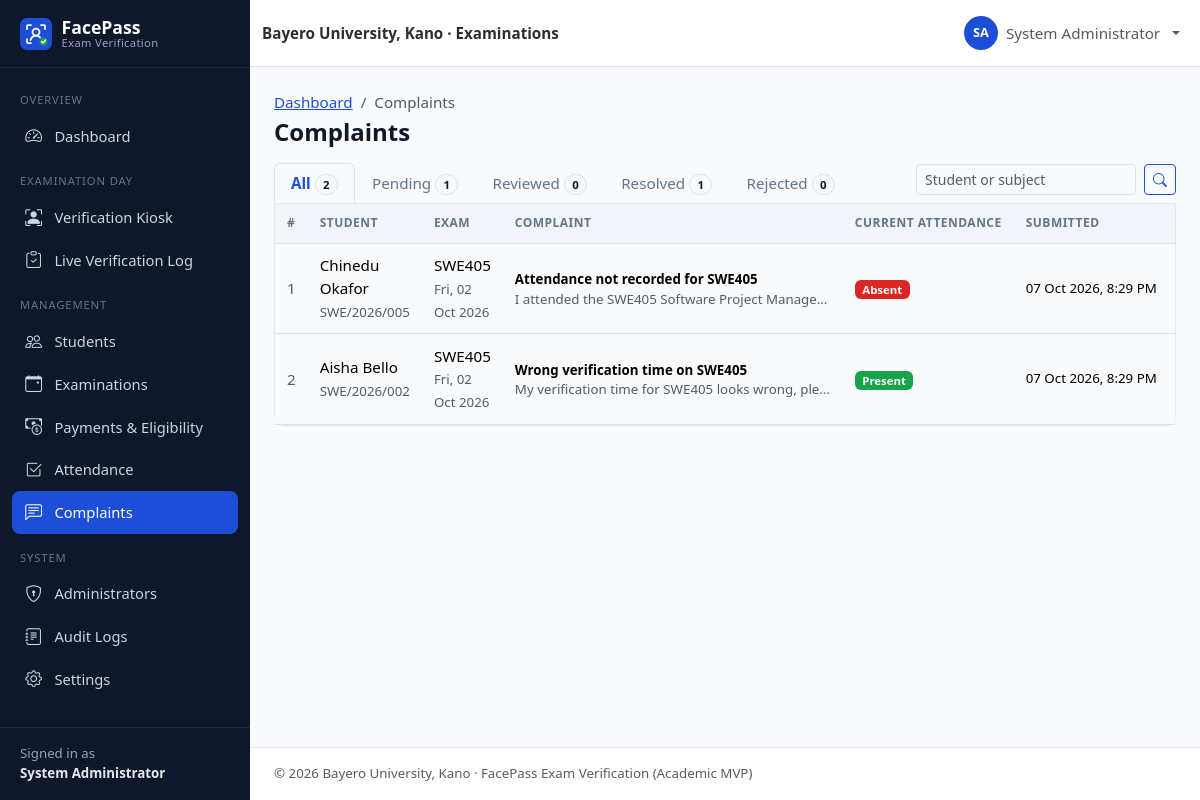
/admin/complaints.php (signed in), run on the app's committed database.
### tables this page shows
CREATE TABLE users (
    id               INT UNSIGNED NOT NULL AUTO_INCREMENT,
    student_id       VARCHAR(30)  NULL,                 
    first_name       VARCHAR(60)  NOT NULL,
    last_name        VARCHAR(60)  NOT NULL,
    email            VARCHAR(120) NOT NULL,
    phone            VARCHAR(20)  NULL,
    password         VARCHAR(255) NOT NULL,             
    role             ENUM('admin','student') NOT NULL DEFAULT 'student',
    department       VARCHAR(100) NULL,
    level            VARCHAR(10)  NULL,                 
    faculty          VARCHAR(100) NULL,
    face_registered  TINYINT(1)   NOT NULL DEFAULT 0,
    account_status   ENUM('active','inactive','suspended') NOT NULL DEFAULT 'active',
    created_at       TIMESTAMP    NOT NULL DEFAULT CURRENT_TIMESTAMP,
    updated_at       TIMESTAMP    NOT NULL DEFAULT CURRENT_TIMESTAMP ON UPDATE CURRENT_TIMESTAMP,
    PRIMARY KEY (id),
    UNIQUE KEY uq_users_student_id (student_id),
    UNIQUE KEY uq_users_email (email),
    KEY idx_users_role (role),
    KEY idx_users_dept_level (department, level),
    KEY idx_users_status (account_status)
);

CREATE TABLE complaints (
    id              INT UNSIGNED NOT NULL AUTO_INCREMENT,
    student_id      INT UNSIGNED NOT NULL,              
    exam_id         INT UNSIGNED NULL,                  
    subject         VARCHAR(150) NOT NULL,
    description     TEXT         NOT NULL,
    status          ENUM('pending','reviewed','resolved','rejected') NOT NULL DEFAULT 'pending',
    admin_response  TEXT         NULL,
    created_at      TIMESTAMP    NOT NULL DEFAULT CURRENT_TIMESTAMP,
    updated_at      TIMESTAMP    NOT NULL DEFAULT CURRENT_TIMESTAMP ON UPDATE CURRENT_TIMESTAMP,
    PRIMARY KEY (id),
    KEY idx_complaints_student (student_id),
    KEY idx_complaints_status (status),
    CONSTRAINT fk_complaints_student FOREIGN KEY (student_id)
        REFERENCES users (id) ON DELETE CASCADE ON UPDATE CASCADE,
    CONSTRAINT fk_complaints_exam FOREIGN KEY (exam_id)
        REFERENCES examinations (id) ON DELETE SET NULL ON UPDATE CASCADE
);

CREATE TABLE examinations (
    id            INT UNSIGNED NOT NULL AUTO_INCREMENT,
    course_code   VARCHAR(20)  NOT NULL,
    course_title  VARCHAR(150) NOT NULL,
    department    VARCHAR(100) NOT NULL,
    level         VARCHAR(10)  NOT NULL,
    exam_date     DATE         NOT NULL,
    start_time    TIME         NOT NULL,
    end_time      TIME         NOT NULL,
    venue         VARCHAR(120) NOT NULL,
    status        ENUM('scheduled','ongoing','completed','cancelled') NOT NULL DEFAULT 'scheduled',
    created_at    TIMESTAMP    NOT NULL DEFAULT CURRENT_TIMESTAMP,
    updated_at    TIMESTAMP    NOT NULL DEFAULT CURRENT_TIMESTAMP ON UPDATE CURRENT_TIMESTAMP,
    PRIMARY KEY (id),
    KEY idx_exams_date (exam_date),
    KEY idx_exams_status (status),
    KEY idx_exams_dept_level (department, level)
);

### config/database.php (called while the page is built, shortened)
<?php
function db(): PDO
{
    static $pdo = null;
    if ($pdo === null) {
        $dsn = sprintf(
            'mysql:host=%s;port=%s;dbname=%s;charset=utf8mb4',
            DB_HOST,
            DB_PORT,
            DB_NAME
        );
        $pdo = new PDO($dsn, DB_USER, DB_PASS, [
            PDO::ATTR_ERRMODE            => PDO::ERRMODE_EXCEPTION,
            PDO::ATTR_DEFAULT_FETCH_MODE => PDO::FETCH_ASSOC,
            PDO::ATTR_EMULATE_PREPARES   => false,
        ]);
        $offset = (new DateTime('now', new DateTimeZone(APP_TIMEZONE)))->format('P');
        $stmt = $pdo->prepare('SET time_zone = ?');
        $stmt->execute([$offset]);
    }
    return $pdo;
}

### includes/auth.php (called while the page is built, shortened)
<?php
function current_user(): ?array
{
    static $user = false;
    if ($user !== false) {
        return $user;
    }
    $user = null;
    if (!empty($_SESSION['user_id'])) {
        $stmt = db()->prepare('SELECT * FROM users WHERE id = ?');
        $stmt->execute([(int) $_SESSION['user_id']]);
        $row = $stmt->fetch();
        if ($row && $row['account_status'] === 'active' && $row['role'] === ($_SESSION['role'] ?? '')) {
            $user = $row;
        } else {
            logout_user();
        }
    }
    return $user;
}
function requireLogin(): array
{
    $user = current_user();
    return $user;
}
function requireAdmin(): array
{
    $user = requireLogin();
    return $user;
}

### admin/complaints.php (the view, shortened to what this page needs)
<?php
require_once __DIR__ . '/../includes/bootstrap.php';
requireAdmin();
$pdo = db();
$status = get_str('status', 20);
$q = get_str('q');
$where = ['1=1'];
$params = [];
$whereSql = implode(' AND ', $where);
$from = 'FROM complaints c JOIN users u ON u.id = c.student_id LEFT JOIN examinations e ON e.id = c.exam_id';
$stmt = $pdo->prepare("SELECT COUNT(*) $from WHERE $whereSql");
$stmt->execute($params);
[$page, $perPage, $offset, $pages] = paginate((int) $stmt->fetchColumn(), 15);
$stmt = $pdo->prepare(
    "SELECT c.*, u.student_id AS matric, u.first_name, u.last_name, e.course_code, e.exam_date,
            (SELECT a.status FROM attendance a WHERE a.student_id = c.student_id AND a.exam_id = c.exam_id) AS att_status
     $from WHERE $whereSql
     ORDER BY FIELD(c.status, 'pending', 'reviewed', 'resolved', 'rejected'), c.created_at DESC
     LIMIT $perPage OFFSET $offset"
);
$stmt->execute($params);
$complaints = $stmt->fetchAll();
$counts = $pdo->query('SELECT status, COUNT(*) AS n FROM complaints GROUP BY status')->fetchAll(PDO::FETCH_KEY_PAIR);
$pageTitle = 'Complaints';
$breadcrumbs = ['Dashboard' => 'admin/dashboard.php', 'Complaints' => null];
require __DIR__ . '/../includes/header.php';
?>
<div class="d-flex flex-wrap justify-content-between align-items-end gap-2">
    <ul class="nav nav-tabs nav-tabs-status border-bottom-0">
        <li class="nav-item"><a class="nav-link<?= $status === '' ? ' active' : '' ?>" href="?">All <span class="badge rounded-pill bg-light text-dark border"><?= array_sum($counts) ?></span></a></li>
        <?php foreach (COMPLAINT_STATUSES as $s): ?>
            <li class="nav-item"><a class="nav-link<?= $status === $s ? ' active' : '' ?>" href="?status=<?= e($s) ?>"><?= e(ucfirst($s)) ?>
                <span class="badge rounded-pill bg-light text-dark border"><?= (int) ($counts[$s] ?? 0) ?></span></a></li>
        <?php endforeach; ?>
    </ul>
    <form class="d-flex gap-2 mb-2" method="get">
        <input type="search" class="form-control form-control-sm" name="q" value="<?= e($q) ?>" placeholder="Student or subject">
        <button class="btn btn-sm btn-outline-primary"><i class="bi bi-search"></i></button>
    </form>
</div>
<div class="card rounded-top-0">
    <div class="table-responsive">
        <table class="table table-hover align-middle table-card">
            <thead><tr><th>#</th><th>Student</th><th>Exam</th><th>Complaint</th><th>Current attendance</th><th>Submitted</th><th>Status</th><th class="text-end">Action</th></tr></thead>
            <tbody>
            <?php foreach ($complaints as $c): ?>
                <tr>
                    <td class="text-muted"><?= (int) $c['id'] ?></td>
                    <td><?= e(full_name($c)) ?><br><span class="small text-muted"><?= e($c['matric']) ?></span></td>
                    <td><?= $c['course_code'] ? e($c['course_code']) . '<br><span class="small text-muted">' . e(fmt_date($c['exam_date'])) . '</span>' : '<span class="text-muted">General</span>' ?></td>
                    <td style="max-width:340px"><strong class="small"><?= e($c['subject']) ?></strong>
                        <div class="small text-muted text-truncate"><?= e($c['description']) ?></div></td>
                    <td><?= $c['course_code'] ? ($c['att_status'] ? status_badge($c['att_status']) : '<span class="badge bg-light text-dark">No record</span>') : '—' ?></td>
                    <td class="small text-nowrap"><?= e(fmt_datetime($c['created_at'])) ?></td>
                    <td><?= status_badge($c['status']) ?></td>
                </tr>
            <?php endforeach; ?>
            </tbody>
        </table>
    </div>
</div>
<?php require __DIR__ . '/../includes/footer.php'; ?>

### includes/header.php (shortened to what this page needs)
<?php
$pageTitle = $pageTitle ?? APP_NAME;
$layout = $layout ?? 'app';
$breadcrumbs = $breadcrumbs ?? [];
$bodyClass = $bodyClass ?? '';
$user = current_user();
$role = $user['role'] ?? null;
?>
<!doctype html>
<html lang="en">
<head>
    <link rel="stylesheet" href="<?= e(url('assets/vendor/bootstrap/bootstrap.min.css')) ?>">
    <link rel="stylesheet" href="<?= e(url('assets/vendor/bootstrap-icons/bootstrap-icons.min.css')) ?>">
    <link rel="stylesheet" href="<?= e(url('assets/css/style.css')) ?>">
    <?php if ($role === 'admin'): ?>
        <link rel="stylesheet" href="<?= e(url('assets/css/admin.css')) ?>">
    <?php elseif ($role === 'student'): ?>
        <link rel="stylesheet" href="<?= e(url('assets/css/student.css')) ?>">
    <?php endif; ?>
</head>
<body class="<?= e(trim("layout-$layout $bodyClass")) ?>">
<?php if ($layout === 'app' && $user): ?>
<div class="app-shell">
    <?php require __DIR__ . '/sidebar.php'; ?>
    <div class="app-main">
        <nav class="navbar navbar-expand bg-white border-bottom app-topbar sticky-top">
            <div class="container-fluid">
                <span class="navbar-text fw-semibold text-secondary-emphasis d-none d-sm-inline">
                    <?= e(INSTITUTION_NAME) ?> · Examinations
                </span>
                <ul class="navbar-nav ms-auto align-items-center">
                    <li class="nav-item dropdown">
                        <a class="nav-link dropdown-toggle d-flex align-items-center gap-2" href="#" role="button"
                           data-bs-toggle="dropdown" aria-expanded="false">
                            <span class="avatar-circle"><?= e(strtoupper(substr($user['first_name'], 0, 1) . substr($user['last_name'], 0, 1))) ?></span>
                            <span class="d-none d-md-inline"><?= e(full_name($user)) ?></span>
                        </a>
                    </li>
                </ul>
            </div>
        </nav>
        <main class="app-content container-fluid">
            <div class="d-flex flex-wrap justify-content-between align-items-center mb-3 gap-2">
                <div>
                    <?php if ($breadcrumbs): ?>
                        <nav aria-label="breadcrumb">
                            <ol class="breadcrumb small mb-1">
                                <?php foreach ($breadcrumbs as $label => $link): ?>
                                    <?php if ($link): ?>
                                        <li class="breadcrumb-item"><a href="<?= e(url($link)) ?>"><?= e($label) ?></a></li>
                                    <?php else: ?>
                                        <li class="breadcrumb-item active" aria-current="page"><?= e($label) ?></li>
                                    <?php endif; ?>
                                <?php endforeach; ?>
                            </ol>
                        </nav>
                    <?php endif; ?>
                    <h1 class="h4 mb-0 page-title"><?= e($pageTitle) ?></h1>
                </div>
            </div>
<?php else: ?>
<main class="plain-content">
<?php endif; ?>

### includes/sidebar.php (shortened to what this page needs)
<?php
$current = str_replace('\\', '/', $_SERVER['SCRIPT_NAME'] ?? '');
if (($user['role'] ?? '') === 'admin') {
    $menu = [
        'Overview' => [
            ['admin/dashboard.php', 'bi-speedometer2', 'Dashboard'],
        ],
        'Examination Day' => [
            ['verification/index.php', 'bi-person-bounding-box', 'Verification Kiosk'],
            ['verification/result.php', 'bi-clipboard-check', 'Live Verification Log'],
        ],
        'Management' => [
            ['admin/students.php', 'bi-people', 'Students'],
            ['admin/examinations.php', 'bi-calendar-event', 'Examinations'],
            ['admin/payments.php', 'bi-cash-coin', 'Payments & Eligibility'],
            ['admin/attendance.php', 'bi-check2-square', 'Attendance'],
            ['admin/complaints.php', 'bi-chat-left-text', 'Complaints'],
        ],
        'System' => [
            ['admin/users.php', 'bi-shield-lock', 'Administrators'],
            ['admin/audit-logs.php', 'bi-journal-text', 'Audit Logs'],
            ['admin/settings.php', 'bi-gear', 'Settings'],
        ],
    ];
    $aliases = [
        'admin/student-view.php' => 'admin/students.php',
        'admin/enroll-face.php' => 'admin/students.php',
        'auth/register.php' => 'admin/students.php',
        'admin/examination-create.php' => 'admin/examinations.php',
    ];
}
$isActive = function (string $path) use ($current, $aliases): bool {
    foreach ($aliases as $child => $parent) {
        if ($parent === $path && str_ends_with($current, '/' . $child)) {
            return true;
        }
    }
    return str_ends_with($current, '/' . $path);
};
?>
<aside class="offcanvas-lg offcanvas-start app-sidebar" tabindex="-1" id="appSidebar" aria-labelledby="appSidebarLabel">
    <div class="offcanvas-body flex-column p-0">
        <div class="sidebar-desktop-brand d-none d-lg-block">
            <a class="sidebar-brand" href="<?= e(url('index.php')) ?>">
                <img src="<?= e(url('assets/images/logo.svg')) ?>" alt="" width="32" height="32">
                <span>FacePass<small>Exam Verification</small></span>
            </a>
        </div>
        <nav class="sidebar-nav">
            <?php foreach ($menu as $section => $items): ?>
                <div class="sidebar-section"><?= e($section) ?></div>
                <?php foreach ($items as [$path, $icon, $label]): ?>
                    <a class="sidebar-link<?= $isActive($path) ? ' active' : '' ?>" href="<?= e(url($path)) ?>">
                        <i class="bi <?= e($icon) ?>"></i><span><?= e($label) ?></span>
                    </a>
                <?php endforeach; ?>
            <?php endforeach; ?>
        </nav>
        <div class="sidebar-footer small">
            Signed in as<br><strong><?= e(full_name($user)) ?></strong>
        </div>
    </div>
</aside>

### includes/functions.php (shortened to what this page needs)
<?php
function e($value): string
{
    return htmlspecialchars((string) ($value ?? ''), ENT_QUOTES | ENT_SUBSTITUTE, 'UTF-8');
}
function base_url(): string
{
    static $base = null;
    if ($base !== null) {
        return $base;
    }
    $docRoot = realpath($_SERVER['DOCUMENT_ROOT'] ?? '') ?: '';
    $root = realpath(ROOT_PATH) ?: ROOT_PATH;
    $docRoot = str_replace('\\', '/', $docRoot);
    $root = str_replace('\\', '/', $root);
    $relative = '';
    if ($docRoot !== '' && stripos($root, $docRoot) === 0) {
        $relative = trim(substr($root, strlen($docRoot)), '/');
    }
    $base = $relative === '' ? '' : '/' . $relative;
    return $base;
}
function url(string $path = ''): string
{
    return base_url() . '/' . ltrim($path, '/');
}
function get_str(string $key, int $maxLen = 100): string
{
    $value = $_GET[$key] ?? '';
    return is_string($value) ? mb_substr(trim($value), 0, $maxLen) : '';
}
function get_int(string $key, int $default = 0): int
{
    $value = filter_var($_GET[$key] ?? null, FILTER_VALIDATE_INT);
    return $value === false || $value === null ? $default : $value;
}
function full_name(array $row): string
{
    return trim(($row['first_name'] ?? '') . ' ' . ($row['last_name'] ?? ''));
}
function fmt_date(?string $date): string
{
    return $date ? date('D, d M Y', strtotime($date)) : '—';
}
function fmt_datetime(?string $dt): string
{
    return $dt ? date('d M Y, g:i A', strtotime($dt)) : '—';
}
function status_badge(?string $status): string
{
    $map = [
        'scheduled' => 'primary', 'ongoing' => 'warning text-dark', 'completed' => 'success',
        'cancelled' => 'secondary', 'present' => 'success', 'absent' => 'danger',
        'rejected' => 'danger', 'pending' => 'warning text-dark', 'reviewed' => 'info text-dark',
        'resolved' => 'success', 'active' => 'success', 'inactive' => 'secondary',
        'suspended' => 'danger', 'facial_recognition' => 'primary', 'manual' => 'dark',
    ];
    $status = (string) $status;
    $class = $map[$status] ?? 'secondary';
    $label = ucwords(str_replace('_', ' ', $status));
    return '<span class="badge bg-' . $class . '">' . e($label) . '</span>';
}
function paginate(int $total, int $perPage = 15): array
{
    $pages = max(1, (int) ceil($total / $perPage));
    $page = min(max(1, get_int('page', 1)), $pages);
    return [$page, $perPage, ($page - 1) * $perPage, $pages];
}

### data on the page
users: full_name($user) "System Administrator", first_name+last_name "SA"
complaints: id "1", student.last_name "Chinedu Okafor", student.student_id "SWE/2026/005", exam.course_code "SWE405", exam.exam_date "Fri, 02 Oct 2026", subject "Attendance not recorded for SWE405", description "I attended the SWE405 Software Project Manage…", label "Absent", created_at "07 Oct 2026, 8:29 PM"
complaints: id "2", student.last_name "Aisha Bello", student.student_id "SWE/2026/002", exam.course_code "SWE405", exam.exam_date "Fri, 02 Oct 2026", subject "Wrong verification time on SWE405", description "My verification time for SWE405 looks wrong, ple…", label "Present", created_at "07 Oct 2026, 8:29 PM"

### other printed values
$section "OVERVIEW"
$label "Dashboard"
$section "EXAMINATION DAY"
$label "Verification Kiosk"
$label "Live Verification Log"
$section "MANAGEMENT"
$label "Students"
$label "Examinations"
$label "Payments & Eligibility"
$label "Attendance"
$label "Complaints"
$section "SYSTEM"
$label "Administrators"
$label "Audit Logs"
$label "Settings"
